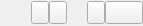
<?xml version="1.0" encoding="UTF-8"?>
<ui version="4.0">
 <class>FavoritesOverBtns</class>
 <widget class="QWidget" name="FavoritesOverBtns">
  <property name="geometry">
   <rect>
    <x>0</x>
    <y>0</y>
    <width>143</width>
    <height>26</height>
   </rect>
  </property>
  <layout class="QHBoxLayout" name="horizontalLayout">
   <property name="spacing">
    <number>0</number>
   </property>
   <property name="margin">
    <number>0</number>
   </property>
   <item>
    <spacer name="hspcCenter">
     <property name="orientation">
      <enum>Qt::Horizontal</enum>
     </property>
     <property name="sizeType">
      <enum>QSizePolicy::Expanding</enum>
     </property>
     <property name="sizeHint" stdset="0">
      <size>
       <width>5</width>
       <height>10</height>
      </size>
     </property>
    </spacer>
   </item>
   <item>
    <widget class="QToolButton" name="btnEndEdit">
     <property name="toolTip">
      <string>Finish editing</string>
     </property>
     <property name="icon">
      <iconset resource="bibolamazi_res.qrc">
       <normaloff>:/pic/ok.png</normaloff>:/pic/ok.png</iconset>
     </property>
     <property name="iconSize">
      <size>
       <width>10</width>
       <height>16</height>
      </size>
     </property>
    </widget>
   </item>
   <item>
    <widget class="QToolButton" name="btnEdit">
     <property name="toolTip">
      <string>Edit favorite commands</string>
     </property>
     <property name="icon">
      <iconset resource="bibolamazi_res.qrc">
       <normaloff>:/pic/lstbtnedit.png</normaloff>:/pic/lstbtnedit.png</iconset>
     </property>
     <property name="iconSize">
      <size>
       <width>10</width>
       <height>16</height>
      </size>
     </property>
    </widget>
   </item>
   <item>
    <spacer name="hspcLeft">
     <property name="orientation">
      <enum>Qt::Horizontal</enum>
     </property>
     <property name="sizeType">
      <enum>QSizePolicy::Fixed</enum>
     </property>
     <property name="sizeHint" stdset="0">
      <size>
       <width>20</width>
       <height>5</height>
      </size>
     </property>
    </spacer>
   </item>
   <item>
    <widget class="QToolButton" name="btnDelete">
     <property name="toolTip">
      <string>Delete this favorite command</string>
     </property>
     <property name="icon">
      <iconset resource="bibolamazi_res.qrc">
       <normaloff>:/pic/lstbtnremove.png</normaloff>:/pic/lstbtnremove.png</iconset>
     </property>
     <property name="iconSize">
      <size>
       <width>10</width>
       <height>16</height>
      </size>
     </property>
    </widget>
   </item>
   <item>
    <widget class="QToolButton" name="btnInsert">
     <property name="toolTip">
      <string>Insert this favorite command at current position in config</string>
     </property>
     <property name="icon">
      <iconset resource="bibolamazi_res.qrc">
       <normaloff>:/pic/rightarrow.png</normaloff>:/pic/rightarrow.png</iconset>
     </property>
     <property name="iconSize">
      <size>
       <width>30</width>
       <height>16</height>
      </size>
     </property>
    </widget>
   </item>
  </layout>
 </widget>
 <resources>
  <include location="bibolamazi_res.qrc"/>
 </resources>
 <connections/>
</ui>
